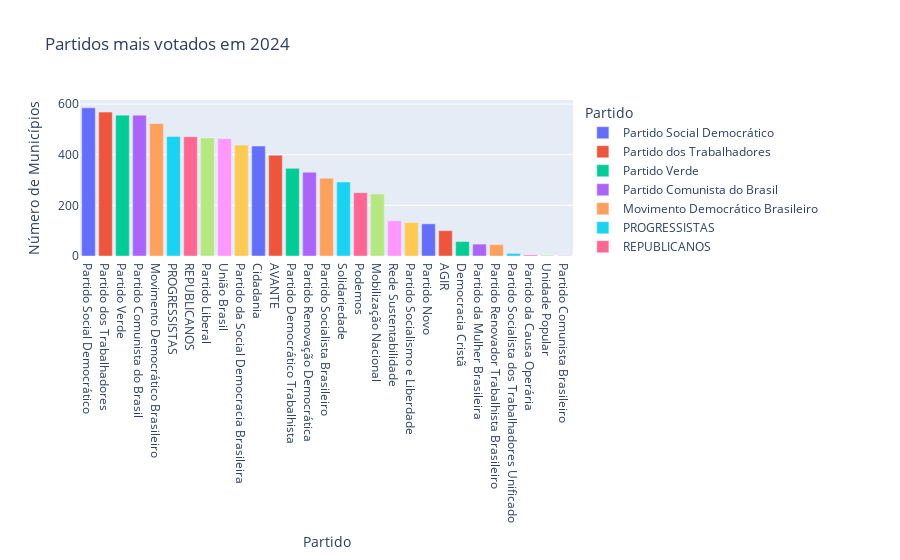

Notebook code for this chart:
### Code cell
gerar_grafico_partidos_mais_votados(candidatos_mais_votados_2024, 2024)

### Figure 1 — Plotly figure (JSON) as saved in the notebook; plotly's stock layout.template omitted (floating-point values rounded to 4 significant figures)
{"data": [{"alignmentgroup": "True", "hovertemplate": "Partido=%{x}<br>Número de Municípios=%{y}<extra></extra>", "legendgroup": "Partido Social Democrático", "marker": {"color": "#636efa", "pattern": {"shape": ""}}, "name": "Partido Social Democrático", "offsetgroup": "Partido Social Democrático", "orientation": "v", "showlegend": true, "textposition": "auto", "type": "bar", "x": ["Partido Social Democrático"], "xaxis": "x", "y": [585], "yaxis": "y"}, {"alignmentgroup": "True", "hovertemplate": "Partido=%{x}<br>Número de Municípios=%{y}<extra></extra>", "legendgroup": "Partido dos Trabalhadores", "marker": {"color": "#EF553B", "pattern": {"shape": ""}}, "name": "Partido dos Trabalhadores", "offsetgroup": "Partido dos Trabalhadores", "orientation": "v", "showlegend": true, "textposition": "auto", "type": "bar", "x": ["Partido dos Trabalhadores"], "xaxis": "x", "y": [568], "yaxis": "y"}, {"alignmentgroup": "True", "hovertemplate": "Partido=%{x}<br>Número de Municípios=%{y}<extra></extra>", "legendgroup": "Partido Verde", "marker": {"color": "#00cc96", "pattern": {"shape": ""}}, "name": "Partido Verde", "offsetgroup": "Partido Verde", "orientation": "v", "showlegend": true, "textposition": "auto", "type": "bar", "x": ["Partido Verde"], "xaxis": "x", "y": [556], "yaxis": "y"}, {"alignmentgroup": "True", "hovertemplate": "Partido=%{x}<br>Número de Municípios=%{y}<extra></extra>", "legendgroup": "Partido Comunista do Brasil", "marker": {"color": "#ab63fa", "pattern": {"shape": ""}}, "name": "Partido Comunista do Brasil", "offsetgroup": "Partido Comunista do Brasil", "orientation": "v", "showlegend": true, "textposition": "auto", "type": "bar", "x": ["Partido Comunista do Brasil"], "xaxis": "x", "y": [556], "yaxis": "y"}, {"alignmentgroup": "True", "hovertemplate": "Partido=%{x}<br>Número de Municípios=%{y}<extra></extra>", "legendgroup": "Movimento Democrático Brasileiro", "marker": {"color": "#FFA15A", "pattern": {"shape": ""}}, "name": "Movimento Democrático Brasileiro", "offsetgroup": "Movimento Democrático Brasileiro", "orientation": "v", "showlegend": true, "textposition": "auto", "type": "bar", "x": ["Movimento Democrático Brasileiro"], "xaxis": "x", "y": [523], "yaxis": "y"}, {"alignmentgroup": "True", "hovertemplate": "Partido=%{x}<br>Número de Municípios=%{y}<extra></extra>", "legendgroup": "PROGRESSISTAS", "marker": {"color": "#19d3f3", "pattern": {"shape": ""}}, "name": "PROGRESSISTAS", "offsetgroup": "PROGRESSISTAS", "orientation": "v", "showlegend": true, "textposition": "auto", "type": "bar", "x": ["PROGRESSISTAS"], "xaxis": "x", "y": [472], "yaxis": "y"}, {"alignmentgroup": "True", "hovertemplate": "Partido=%{x}<br>Número de Municípios=%{y}<extra></extra>", "legendgroup": "REPUBLICANOS", "marker": {"color": "#FF6692", "pattern": {"shape": ""}}, "name": "REPUBLICANOS", "offsetgroup": "REPUBLICANOS", "orientation": "v", "showlegend": true, "textposition": "auto", "type": "bar", "x": ["REPUBLICANOS"], "xaxis": "x", "y": [471], "yaxis": "y"}, {"alignmentgroup": "True", "hovertemplate": "Partido=%{x}<br>Número de Municípios=%{y}<extra></extra>", "legendgroup": "Partido Liberal", "marker": {"color": "#B6E880", "pattern": {"shape": ""}}, "name": "Partido Liberal", "offsetgroup": "Partido Liberal", "orientation": "v", "showlegend": true, "textposition": "auto", "type": "bar", "x": ["Partido Liberal"], "xaxis": "x", "y": [466], "yaxis": "y"}, {"alignmentgroup": "True", "hovertemplate": "Partido=%{x}<br>Número de Municípios=%{y}<extra></extra>", "legendgroup": "União Brasil", "marker": {"color": "#FF97FF", "pattern": {"shape": ""}}, "name": "União Brasil", "offsetgroup": "União Brasil", "orientation": "v", "showlegend": true, "textposition": "auto", "type": "bar", "x": ["União Brasil"], "xaxis": "x", "y": [463], "yaxis": "y"}, {"alignmentgroup": "True", "hovertemplate": "Partido=%{x}<br>Número de Municípios=%{y}<extra></extra>", "legendgroup": "Partido da Social Democracia Brasileira", "marker": {"color": "#FECB52", "pattern": {"shape": ""}}, "name": "Partido da Social Democracia Brasileira", "offsetgroup": "Partido da Social Democracia Brasileira", "orientation": "v", "showlegend": true, "textposition": "auto", "type": "bar", "x": ["Partido da Social Democracia Brasileira"], "xaxis": "x", "y": [438], "yaxis": "y"}, {"alignmentgroup": "True", "hovertemplate": "Partido=%{x}<br>Número de Municípios=%{y}<extra></extra>", "legendgroup": "Cidadania", "marker": {"color": "#636efa", "pattern": {"shape": ""}}, "name": "Cidadania", "offsetgroup": "Cidadania", "orientation": "v", "showlegend": true, "textposition": "auto", "type": "bar", "x": ["Cidadania"], "xaxis": "x", "y": [434], "yaxis": "y"}, {"alignmentgroup": "True", "hovertemplate": "Partido=%{x}<br>Número de Municípios=%{y}<extra></extra>", "legendgroup": "AVANTE", "marker": {"color": "#EF553B", "pattern": {"shape": ""}}, "name": "AVANTE", "offsetgroup": "AVANTE", "orientation": "v", "showlegend": true, "textposition": "auto", "type": "bar", "x": ["AVANTE"], "xaxis": "x", "y": [398], "yaxis": "y"}, {"alignmentgroup": "True", "hovertemplate": "Partido=%{x}<br>Número de Municípios=%{y}<extra></extra>", "legendgroup": "Partido Democrático Trabalhista", "marker": {"color": "#00cc96", "pattern": {"shape": ""}}, "name": "Partido Democrático Trabalhista", "offsetgroup": "Partido Democrático Trabalhista", "orientation": "v", "showlegend": true, "textposition": "auto", "type": "bar", "x": ["Partido Democrático Trabalhista"], "xaxis": "x", "y": [346], "yaxis": "y"}, {"alignmentgroup": "True", "hovertemplate": "Partido=%{x}<br>Número de Municípios=%{y}<extra></extra>", "legendgroup": "Partido Renovação Democrática", "marker": {"color": "#ab63fa", "pattern": {"shape": ""}}, "name": "Partido Renovação Democrática", "offsetgroup": "Partido Renovação Democrática", "orientation": "v", "showlegend": true, "textposition": "auto", "type": "bar", "x": ["Partido Renovação Democrática"], "xaxis": "x", "y": [331], "yaxis": "y"}, {"alignmentgroup": "True", "hovertemplate": "Partido=%{x}<br>Número de Municípios=%{y}<extra></extra>", "legendgroup": "Partido Socialista Brasileiro", "marker": {"color": "#FFA15A", "pattern": {"shape": ""}}, "name": "Partido Socialista Brasileiro", "offsetgroup": "Partido Socialista Brasileiro", "orientation": "v", "showlegend": true, "textposition": "auto", "type": "bar", "x": ["Partido Socialista Brasileiro"], "xaxis": "x", "y": [307], "yaxis": "y"}, {"alignmentgroup": "True", "hovertemplate": "Partido=%{x}<br>Número de Municípios=%{y}<extra></extra>", "legendgroup": "Solidariedade", "marker": {"color": "#19d3f3", "pattern": {"shape": ""}}, "name": "Solidariedade", "offsetgroup": "Solidariedade", "orientation": "v", "showlegend": true, "textposition": "auto", "type": "bar", "x": ["Solidariedade"], "xaxis": "x", "y": [292], "yaxis": "y"}, {"alignmentgroup": "True", "hovertemplate": "Partido=%{x}<br>Número de Municípios=%{y}<extra></extra>", "legendgroup": "Podemos", "marker": {"color": "#FF6692", "pattern": {"shape": ""}}, "name": "Podemos", "offsetgroup": "Podemos", "orientation": "v", "showlegend": true, "textposition": "auto", "type": "bar", "x": ["Podemos"], "xaxis": "x", "y": [250], "yaxis": "y"}, {"alignmentgroup": "True", "hovertemplate": "Partido=%{x}<br>Número de Municípios=%{y}<extra></extra>", "legendgroup": "Mobilização Nacional", "marker": {"color": "#B6E880", "pattern": {"shape": ""}}, "name": "Mobilização Nacional", "offsetgroup": "Mobilização Nacional", "orientation": "v", "showlegend": true, "textposition": "auto", "type": "bar", "x": ["Mobilização Nacional"], "xaxis": "x", "y": [245], "yaxis": "y"}, {"alignmentgroup": "True", "hovertemplate": "Partido=%{x}<br>Número de Municípios=%{y}<extra></extra>", "legendgroup": "Rede Sustentabilidade", "marker": {"color": "#FF97FF", "pattern": {"shape": ""}}, "name": "Rede Sustentabilidade", "offsetgroup": "Rede Sustentabilidade", "orientation": "v", "showlegend": true, "textposition": "auto", "type": "bar", "x": ["Rede Sustentabilidade"], "xaxis": "x", "y": [139], "yaxis": "y"}, {"alignmentgroup": "True", "hovertemplate": "Partido=%{x}<br>Número de Municípios=%{y}<extra></extra>", "legendgroup": "Partido Socialismo e Liberdade", "marker": {"color": "#FECB52", "pattern": {"shape": ""}}, "name": "Partido Socialismo e Liberdade", "offsetgroup": "Partido Socialismo e Liberdade", "orientation": "v", "showlegend": true, "textposition": "auto", "type": "bar", "x": ["Partido Socialismo e Liberdade"], "xaxis": "x", "y": [132], "yaxis": "y"}, {"alignmentgroup": "True", "hovertemplate": "Partido=%{x}<br>Número de Municípios=%{y}<extra></extra>", "legendgroup": "Partido Novo", "marker": {"color": "#636efa", "pattern": {"shape": ""}}, "name": "Partido Novo", "offsetgroup": "Partido Novo", "orientation": "v", "showlegend": true, "textposition": "auto", "type": "bar", "x": ["Partido Novo"], "xaxis": "x", "y": [127], "yaxis": "y"}, {"alignmentgroup": "True", "hovertemplate": "Partido=%{x}<br>Número de Municípios=%{y}<extra></extra>", "legendgroup": "AGIR", "marker": {"color": "#EF553B", "pattern": {"shape": ""}}, "name": "AGIR", "offsetgroup": "AGIR", "orientation": "v", "showlegend": true, "textposition": "auto", "type": "bar", "x": ["AGIR"], "xaxis": "x", "y": [100], "yaxis": "y"}, {"alignmentgroup": "True", "hovertemplate": "Partido=%{x}<br>Número de Municípios=%{y}<extra></extra>", "legendgroup": "Democracia Cristã", "marker": {"color": "#00cc96", "pattern": {"shape": ""}}, "name": "Democracia Cristã", "offsetgroup": "Democracia Cristã", "orientation": "v", "showlegend": true, "textposition": "auto", "type": "bar", "x": ["Democracia Cristã"], "xaxis": "x", "y": [57], "yaxis": "y"}, {"alignmentgroup": "True", "hovertemplate": "Partido=%{x}<br>Número de Municípios=%{y}<extra></extra>", "legendgroup": "Partido da Mulher Brasileira", "marker": {"color": "#ab63fa", "pattern": {"shape": ""}}, "name": "Partido da Mulher Brasileira", "offsetgroup": "Partido da Mulher Brasileira", "orientation": "v", "showlegend": true, "textposition": "auto", "type": "bar", "x": ["Partido da Mulher Brasileira"], "xaxis": "x", "y": [47], "yaxis": "y"}, {"alignmentgroup": "True", "hovertemplate": "Partido=%{x}<br>Número de Municípios=%{y}<extra></extra>", "legendgroup": "Partido Renovador Trabalhista Brasileiro", "marker": {"color": "#FFA15A", "pattern": {"shape": ""}}, "name": "Partido Renovador Trabalhista Brasileiro", "offsetgroup": "Partido Renovador Trabalhista Brasileiro", "orientation": "v", "showlegend": true, "textposition": "auto", "type": "bar", "x": ["Partido Renovador Trabalhista Brasileiro"], "xaxis": "x", "y": [45], "yaxis": "y"}, {"alignmentgroup": "True", "hovertemplate": "Partido=%{x}<br>Número de Municípios=%{y}<extra></extra>", "legendgroup": "Partido Socialista dos Trabalhadores Unificado", "marker": {"color": "#19d3f3", "pattern": {"shape": ""}}, "name": "Partido Socialista dos Trabalhadores Unificado", "offsetgroup": "Partido Socialista dos Trabalhadores Unificado", "orientation": "v", "showlegend": true, "textposition": "auto", "type": "bar", "x": ["Partido Socialista dos Trabalhadores Unificado"], "xaxis": "x", "y": [10], "yaxis": "y"}, {"alignmentgroup": "True", "hovertemplate": "Partido=%{x}<br>Número de Municípios=%{y}<extra></extra>", "legendgroup": "Partido da Causa Operária", "marker": {"color": "#FF6692", "pattern": {"shape": ""}}, "name": "Partido da Causa Operária", "offsetgroup": "Partido da Causa Operária", "orientation": "v", "showlegend": true, "textposition": "auto", "type": "bar", "x": ["Partido da Causa Operária"], "xaxis": "x", "y": [4], "yaxis": "y"}, {"alignmentgroup": "True", "hovertemplate": "Partido=%{x}<br>Número de Municípios=%{y}<extra></extra>", "legendgroup": "Unidade Popular", "marker": {"color": "#B6E880", "pattern": {"shape": ""}}, "name": "Unidade Popular", "offsetgroup": "Unidade Popular", "orientation": "v", "showlegend": true, "textposition": "auto", "type": "bar", "x": ["Unidade Popular"], "xaxis": "x", "y": [3], "yaxis": "y"}, {"alignmentgroup": "True", "hovertemplate": "Partido=%{x}<br>Número de Municípios=%{y}<extra></extra>", "legendgroup": "Partido Comunista Brasileiro", "marker": {"color": "#FF97FF", "pattern": {"shape": ""}}, "name": "Partido Comunista Brasileiro", "offsetgroup": "Partido Comunista Brasileiro", "orientation": "v", "showlegend": true, "textposition": "auto", "type": "bar", "x": ["Partido Comunista Brasileiro"], "xaxis": "x", "y": [2], "yaxis": "y"}], "layout": {"barmode": "relative", "legend": {"title": {"text": "Partido"}, "tracegroupgap": 0}, "title": {"text": "Partidos mais votados em 2024"}, "xaxis": {"anchor": "y", "categoryarray": ["Partido Social Democrático", "Partido dos Trabalhadores", "Partido Verde", "Partido Comunista do Brasil", "Movimento Democrático Brasileiro", "PROGRESSISTAS", "REPUBLICANOS", "Partido Liberal", "União Brasil", "Partido da Social Democracia Brasileira", "Cidadania", "AVANTE", "Partido Democrático Trabalhista", "Partido Renovação Democrática", "Partido Socialista Brasileiro", "Solidariedade", "Podemos", "Mobilização Nacional", "Rede Sustentabilidade", "Partido Socialismo e Liberdade", "Partido Novo", "AGIR", "Democracia Cristã", "Partido da Mulher Brasileira", "Partido Renovador Trabalhista Brasileiro", "Partido Socialista dos Trabalhadores Unificado", "Partido da Causa Operária", "Unidade Popular", "Partido Comunista Brasileiro"], "categoryorder": "array", "domain": [0, 1], "title": {"text": "Partido"}}, "yaxis": {"anchor": "x", "domain": [0, 1], "title": {"text": "Número de Municípios"}}}}
